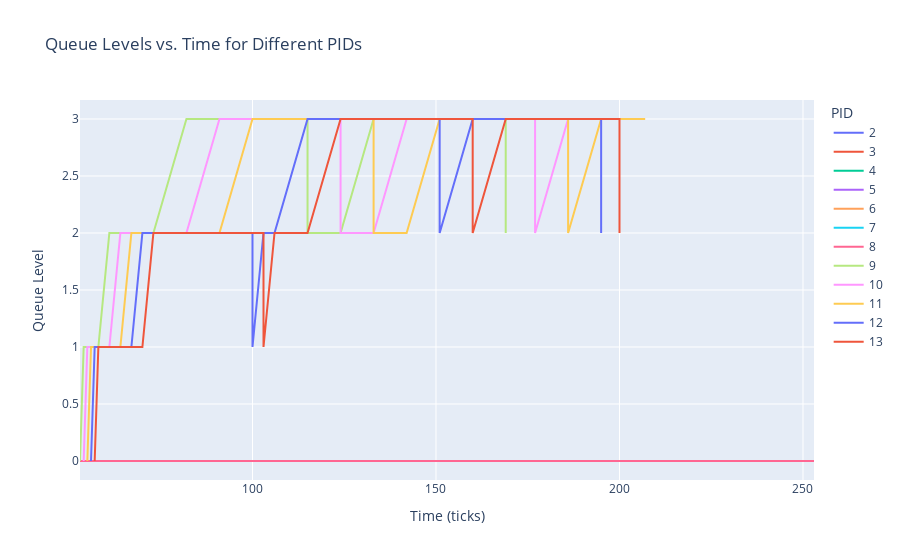

The cell this chart's notebook holds for it:
### Code cell
import plotly.express as px
import pandas as pd

# Read the recorded timeline data from the file
timeline_data = []
with open("dump.txt", "r") as file:
    for line in file:
        pid, queue_level, ticks = map(int, line.strip().split())
        timeline_data.append((ticks, pid, queue_level))

# Create a pandas DataFrame from the data
df = pd.DataFrame(timeline_data, columns=["Ticks", "PID", "Queue Level"])

# Create a line plot using Plotly Express
fig = px.line(df, x="Ticks", y="Queue Level", color="PID", labels={"Ticks": "Time (ticks)", "Queue Level": "Queue Level"}, title="Queue Levels vs. Time for Different PIDs")

# Show the plot
fig.show()

# You can save the plot to a file using fig.write_image("queue_levels_vs_time.png") if needed

### Figure 1 — Plotly figure (JSON) as saved in the notebook; plotly's stock layout.template omitted (floating-point values rounded to 4 significant figures)
{"data": [{"hovertemplate": "PID=2<br>Time (ticks)=%{x}<br>Queue Level=%{y}<extra></extra>", "legendgroup": "2", "line": {"color": "#636efa", "dash": "solid"}, "marker": {"symbol": "circle"}, "mode": "lines", "name": "2", "orientation": "v", "showlegend": true, "type": "scatter", "x": [53], "xaxis": "x", "y": [0], "yaxis": "y"}, {"hovertemplate": "PID=3<br>Time (ticks)=%{x}<br>Queue Level=%{y}<extra></extra>", "legendgroup": "3", "line": {"color": "#EF553B", "dash": "solid"}, "marker": {"symbol": "circle"}, "mode": "lines", "name": "3", "orientation": "v", "showlegend": true, "type": "scatter", "x": [53, 53, 53, 53, 53, 53, 177, 200, 206, 207, 209, 253], "xaxis": "x", "y": [0, 0, 0, 0, 0, 0, 0, 0, 0, 0, 0, 0], "yaxis": "y"}, {"hovertemplate": "PID=4<br>Time (ticks)=%{x}<br>Queue Level=%{y}<extra></extra>", "legendgroup": "4", "line": {"color": "#00cc96", "dash": "solid"}, "marker": {"symbol": "circle"}, "mode": "lines", "name": "4", "orientation": "v", "showlegend": true, "type": "scatter", "x": [53, 58, 61, 64, 67, 70, 73, 82, 91, 100, 103, 106, 115, 124, 133, 142, 151, 160, 169, 177, 186, 195, 200, 206, 207, 209, 210, 211, 212, 213, 214, 215, 216, 217, 218, 219, 220, 221, 222, 223, 224, 225, 226, 227, 228, 229, 230, 231, 232, 233, 234, 235, 236, 237, 238, 239, 240, 241, 242, 243, 244, 245, 246, 247, 248, 249, 250, 251, 252, 253], "xaxis": "x", "y": [0, 0, 0, 0, 0, 0, 0, 0, 0, 0, 0, 0, 0, 0, 0, 0, 0, 0, 0, 0, 0, 0, 0, 0, 0, 0, 0, 0, 0, 0, 0, 0, 0, 0, 0, 0, 0, 0, 0, 0, 0, 0, 0, 0, 0, 0, 0, 0, 0, 0, 0, 0, 0, 0, 0, 0, 0, 0, 0, 0, 0, 0, 0, 0, 0, 0, 0, 0, 0, 0], "yaxis": "y"}, {"hovertemplate": "PID=5<br>Time (ticks)=%{x}<br>Queue Level=%{y}<extra></extra>", "legendgroup": "5", "line": {"color": "#ab63fa", "dash": "solid"}, "marker": {"symbol": "circle"}, "mode": "lines", "name": "5", "orientation": "v", "showlegend": true, "type": "scatter", "x": [53, 58, 61, 64, 67, 70, 73, 82, 91, 100, 103, 106, 115, 124, 133, 142, 151, 160, 169, 177, 186, 195, 200, 206, 207, 209, 210, 211, 212, 213, 214, 215, 216, 217, 218, 219, 220, 221, 222, 223, 224, 225, 226, 227, 228, 229, 230, 231, 232, 233, 234, 235, 236, 237, 238, 239, 240, 241, 242, 243, 244, 245, 246, 247, 248, 249, 250, 251, 252, 253], "xaxis": "x", "y": [0, 0, 0, 0, 0, 0, 0, 0, 0, 0, 0, 0, 0, 0, 0, 0, 0, 0, 0, 0, 0, 0, 0, 0, 0, 0, 0, 0, 0, 0, 0, 0, 0, 0, 0, 0, 0, 0, 0, 0, 0, 0, 0, 0, 0, 0, 0, 0, 0, 0, 0, 0, 0, 0, 0, 0, 0, 0, 0, 0, 0, 0, 0, 0, 0, 0, 0, 0, 0, 0], "yaxis": "y"}, {"hovertemplate": "PID=6<br>Time (ticks)=%{x}<br>Queue Level=%{y}<extra></extra>", "legendgroup": "6", "line": {"color": "#FFA15A", "dash": "solid"}, "marker": {"symbol": "circle"}, "mode": "lines", "name": "6", "orientation": "v", "showlegend": true, "type": "scatter", "x": [53, 58, 61, 64, 67, 70, 73, 82, 91, 100, 103, 106, 115, 124, 133, 142, 151, 160, 169, 177, 186, 195, 200, 206, 207, 209, 210, 211, 212, 213, 214, 215, 216, 217, 218, 219, 220, 221, 222, 223, 224, 225, 226, 227, 228, 229, 230, 231, 232, 233, 234, 235, 236, 237, 238, 239, 240, 241, 242, 243, 244, 245, 246, 247, 248, 249, 250, 251, 252, 253], "xaxis": "x", "y": [0, 0, 0, 0, 0, 0, 0, 0, 0, 0, 0, 0, 0, 0, 0, 0, 0, 0, 0, 0, 0, 0, 0, 0, 0, 0, 0, 0, 0, 0, 0, 0, 0, 0, 0, 0, 0, 0, 0, 0, 0, 0, 0, 0, 0, 0, 0, 0, 0, 0, 0, 0, 0, 0, 0, 0, 0, 0, 0, 0, 0, 0, 0, 0, 0, 0, 0, 0, 0, 0], "yaxis": "y"}, {"hovertemplate": "PID=7<br>Time (ticks)=%{x}<br>Queue Level=%{y}<extra></extra>", "legendgroup": "7", "line": {"color": "#19d3f3", "dash": "solid"}, "marker": {"symbol": "circle"}, "mode": "lines", "name": "7", "orientation": "v", "showlegend": true, "type": "scatter", "x": [53, 58, 61, 64, 67, 70, 73, 82, 91, 100, 103, 106, 115, 124, 133, 142, 151, 160, 169, 177, 186, 195, 200, 206, 207, 209, 210, 211, 212, 213, 214, 215, 216, 217, 218, 219, 220, 221, 222, 223, 224, 225, 226, 227, 228, 229, 230, 231, 232, 233, 234, 235, 236, 237, 238, 239, 240, 241, 242, 243, 244, 245, 246, 247, 248, 249, 250, 251, 252, 253], "xaxis": "x", "y": [0, 0, 0, 0, 0, 0, 0, 0, 0, 0, 0, 0, 0, 0, 0, 0, 0, 0, 0, 0, 0, 0, 0, 0, 0, 0, 0, 0, 0, 0, 0, 0, 0, 0, 0, 0, 0, 0, 0, 0, 0, 0, 0, 0, 0, 0, 0, 0, 0, 0, 0, 0, 0, 0, 0, 0, 0, 0, 0, 0, 0, 0, 0, 0, 0, 0, 0, 0, 0, 0], "yaxis": "y"}, {"hovertemplate": "PID=8<br>Time (ticks)=%{x}<br>Queue Level=%{y}<extra></extra>", "legendgroup": "8", "line": {"color": "#FF6692", "dash": "solid"}, "marker": {"symbol": "circle"}, "mode": "lines", "name": "8", "orientation": "v", "showlegend": true, "type": "scatter", "x": [53, 58, 61, 64, 67, 70, 73, 82, 91, 100, 103, 106, 115, 124, 133, 142, 151, 160, 169, 177, 186, 195, 200, 206, 207, 209, 210, 211, 212, 213, 214, 215, 216, 217, 218, 219, 220, 221, 222, 223, 224, 225, 226, 227, 228, 229, 230, 231, 232, 233, 234, 235, 236, 237, 238, 239, 240, 241, 242, 243, 244, 245, 246, 247, 248, 249, 250, 251, 252, 253], "xaxis": "x", "y": [0, 0, 0, 0, 0, 0, 0, 0, 0, 0, 0, 0, 0, 0, 0, 0, 0, 0, 0, 0, 0, 0, 0, 0, 0, 0, 0, 0, 0, 0, 0, 0, 0, 0, 0, 0, 0, 0, 0, 0, 0, 0, 0, 0, 0, 0, 0, 0, 0, 0, 0, 0, 0, 0, 0, 0, 0, 0, 0, 0, 0, 0, 0, 0, 0, 0, 0, 0, 0, 0], "yaxis": "y"}, {"hovertemplate": "PID=9<br>Time (ticks)=%{x}<br>Queue Level=%{y}<extra></extra>", "legendgroup": "9", "line": {"color": "#B6E880", "dash": "solid"}, "marker": {"symbol": "circle"}, "mode": "lines", "name": "9", "orientation": "v", "showlegend": true, "type": "scatter", "x": [53, 54, 58, 61, 73, 82, 115, 115, 124, 133, 169, 169, 169], "xaxis": "x", "y": [0, 1, 1, 2, 2, 3, 3, 2, 2, 3, 3, 2, 2], "yaxis": "y"}, {"hovertemplate": "PID=10<br>Time (ticks)=%{x}<br>Queue Level=%{y}<extra></extra>", "legendgroup": "10", "line": {"color": "#FF97FF", "dash": "solid"}, "marker": {"symbol": "circle"}, "mode": "lines", "name": "10", "orientation": "v", "showlegend": true, "type": "scatter", "x": [54, 55, 61, 64, 82, 91, 124, 124, 133, 142, 177, 177, 177, 186, 206], "xaxis": "x", "y": [0, 1, 1, 2, 2, 3, 3, 2, 2, 3, 3, 2, 2, 3, 3], "yaxis": "y"}, {"hovertemplate": "PID=11<br>Time (ticks)=%{x}<br>Queue Level=%{y}<extra></extra>", "legendgroup": "11", "line": {"color": "#FECB52", "dash": "solid"}, "marker": {"symbol": "circle"}, "mode": "lines", "name": "11", "orientation": "v", "showlegend": true, "type": "scatter", "x": [55, 56, 64, 67, 91, 100, 133, 133, 142, 151, 186, 186, 186, 195, 207], "xaxis": "x", "y": [0, 1, 1, 2, 2, 3, 3, 2, 2, 3, 3, 2, 2, 3, 3], "yaxis": "y"}, {"hovertemplate": "PID=12<br>Time (ticks)=%{x}<br>Queue Level=%{y}<extra></extra>", "legendgroup": "12", "line": {"color": "#636efa", "dash": "solid"}, "marker": {"symbol": "circle"}, "mode": "lines", "name": "12", "orientation": "v", "showlegend": true, "type": "scatter", "x": [56, 57, 67, 70, 100, 100, 100, 103, 106, 115, 151, 151, 151, 160, 195, 195, 195], "xaxis": "x", "y": [0, 1, 1, 2, 2, 1, 1, 2, 2, 3, 3, 2, 2, 3, 3, 2, 2], "yaxis": "y"}, {"hovertemplate": "PID=13<br>Time (ticks)=%{x}<br>Queue Level=%{y}<extra></extra>", "legendgroup": "13", "line": {"color": "#EF553B", "dash": "solid"}, "marker": {"symbol": "circle"}, "mode": "lines", "name": "13", "orientation": "v", "showlegend": true, "type": "scatter", "x": [57, 58, 70, 73, 103, 103, 103, 106, 115, 124, 160, 160, 160, 169, 200, 200, 200], "xaxis": "x", "y": [0, 1, 1, 2, 2, 1, 1, 2, 2, 3, 3, 2, 2, 3, 3, 2, 2], "yaxis": "y"}], "layout": {"legend": {"title": {"text": "PID"}, "tracegroupgap": 0}, "title": {"text": "Queue Levels vs. Time for Different PIDs"}, "xaxis": {"anchor": "y", "domain": [0, 1], "title": {"text": "Time (ticks)"}}, "yaxis": {"anchor": "x", "domain": [0, 1], "title": {"text": "Queue Level"}}}}
